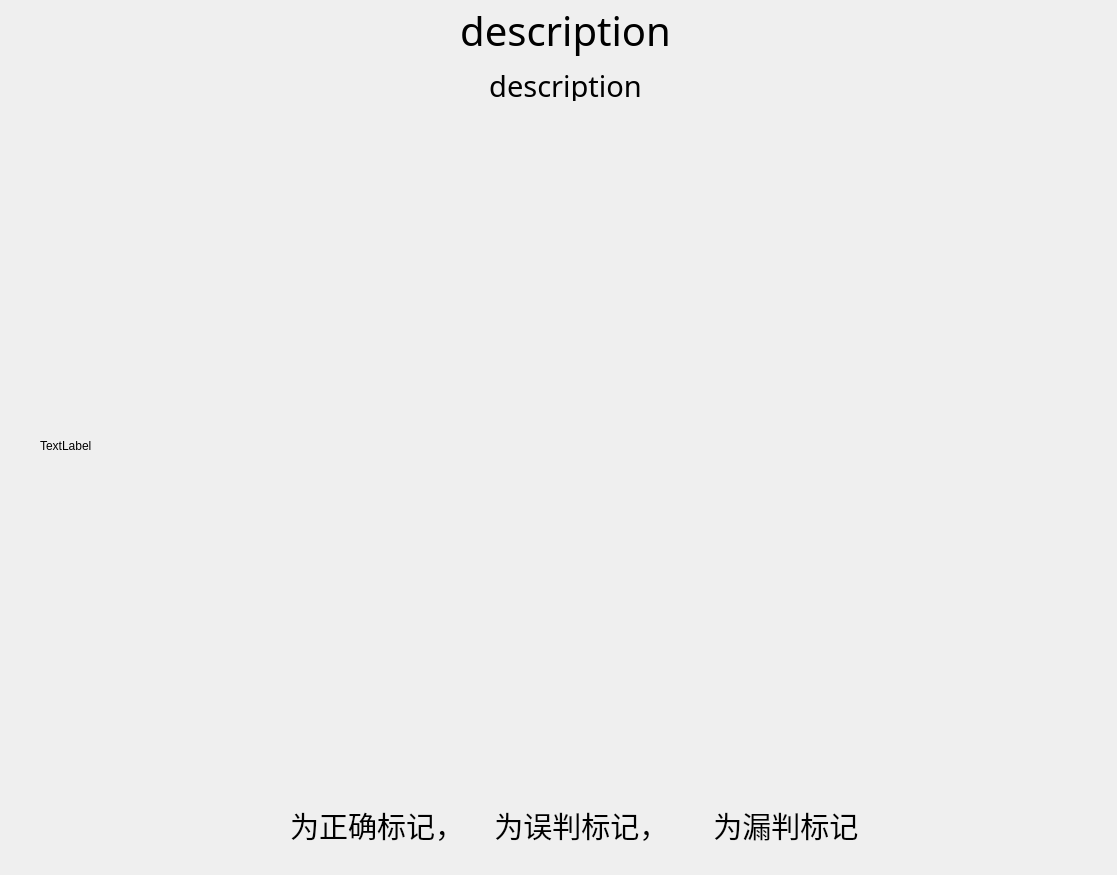
<?xml version="1.0" encoding="UTF-8"?>
<ui version="4.0">
 <class>Dialog_Check</class>
 <widget class="QDialog" name="Dialog_Check">
  <property name="geometry">
   <rect>
    <x>0</x>
    <y>0</y>
    <width>1117</width>
    <height>875</height>
   </rect>
  </property>
  <property name="windowTitle">
   <string>对比结果</string>
  </property>
  <widget class="QLabel" name="description">
   <property name="geometry">
    <rect>
     <x>80</x>
     <y>0</y>
     <width>971</width>
     <height>61</height>
    </rect>
   </property>
   <property name="font">
    <font>
     <family>Adobe Devanagari</family>
     <pointsize>30</pointsize>
    </font>
   </property>
   <property name="text">
    <string>description</string>
   </property>
   <property name="alignment">
    <set>Qt::AlignCenter</set>
   </property>
  </widget>
  <widget class="QLabel" name="img__">
   <property name="geometry">
    <rect>
     <x>40</x>
     <y>120</y>
     <width>1021</width>
     <height>651</height>
    </rect>
   </property>
   <property name="text">
    <string>TextLabel</string>
   </property>
  </widget>
  <widget class="QLabel" name="description_2">
   <property name="geometry">
    <rect>
     <x>70</x>
     <y>800</y>
     <width>971</width>
     <height>51</height>
    </rect>
   </property>
   <property name="font">
    <font>
     <family>Adobe Devanagari</family>
     <pointsize>22</pointsize>
    </font>
   </property>
   <property name="text">
    <string>     为正确标记，    为误判标记，      为漏判标记</string>
   </property>
   <property name="alignment">
    <set>Qt::AlignCenter</set>
   </property>
  </widget>
  <widget class="QLabel" name="description_3">
   <property name="geometry">
    <rect>
     <x>80</x>
     <y>70</y>
     <width>971</width>
     <height>31</height>
    </rect>
   </property>
   <property name="font">
    <font>
     <family>Adobe Devanagari</family>
     <pointsize>22</pointsize>
    </font>
   </property>
   <property name="text">
    <string>description</string>
   </property>
   <property name="alignment">
    <set>Qt::AlignCenter</set>
   </property>
  </widget>
  <widget class="QLabel" name="label">
   <property name="geometry">
    <rect>
     <x>250</x>
     <y>800</y>
     <width>41</width>
     <height>41</height>
    </rect>
   </property>
   <property name="text">
    <string/>
   </property>
   <property name="pixmap">
    <pixmap resource="../../image/file.qrc">:/icon/yuan.png</pixmap>
   </property>
   <property name="scaledContents">
    <bool>true</bool>
   </property>
  </widget>
  <widget class="QLabel" name="label_2">
   <property name="geometry">
    <rect>
     <x>450</x>
     <y>800</y>
     <width>41</width>
     <height>41</height>
    </rect>
   </property>
   <property name="text">
    <string/>
   </property>
   <property name="pixmap">
    <pixmap resource="../../image/file.qrc">:/icon/cha.png</pixmap>
   </property>
   <property name="scaledContents">
    <bool>true</bool>
   </property>
  </widget>
  <widget class="QLabel" name="label_3">
   <property name="geometry">
    <rect>
     <x>660</x>
     <y>800</y>
     <width>41</width>
     <height>41</height>
    </rect>
   </property>
   <property name="text">
    <string/>
   </property>
   <property name="pixmap">
    <pixmap resource="../../image/file.qrc">:/icon/fang.png</pixmap>
   </property>
   <property name="scaledContents">
    <bool>true</bool>
   </property>
  </widget>
 </widget>
 <resources>
  <include location="../../image/file.qrc"/>
 </resources>
 <connections/>
</ui>
